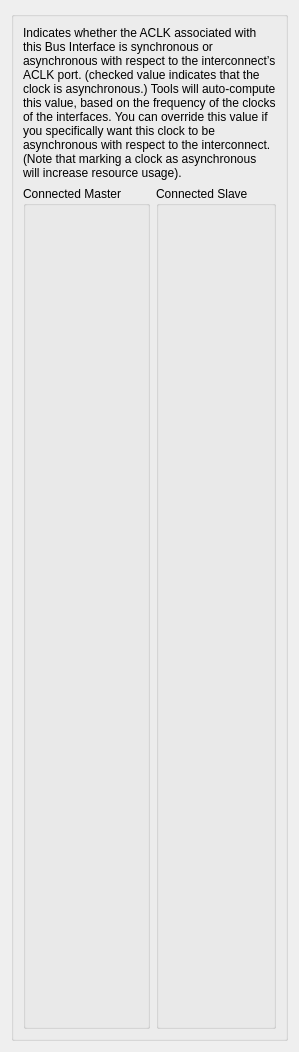
                 <widget class="QWidget" name="scrollAreaWidgetContents">
                  <property name="geometry">
                   <rect>
                    <x>0</x>
                    <y>0</y>
                    <width>280</width>
                    <height>1052</height>
                   </rect>
                  </property>
                  <layout class="QHBoxLayout" name="horizontalLayout_5">
                   <item>
                    <widget class="QGroupBox" name="groupBox_31">
                     <property name="title">
                      <string/>
                     </property>
                     <property name="checkable">
                      <bool>false</bool>
                     </property>
                     <property name="checked">
                      <bool>false</bool>
                     </property>
                     <layout class="QVBoxLayout" name="verticalLayout_9">
                      <item>
                       <widget class="QLabel" name="label_2">
                        <property name="text">
                         <string>Indicates whether the ACLK associated with this Bus Interface is synchronous or asynchronous with respect to the interconnect’s ACLK port. (checked value indicates that the clock is asynchronous.) Tools will auto-compute this value, based on the frequency of the clocks of the interfaces. You can override this value if you specifically want this clock to be asynchronous with respect to the interconnect. (Note that marking a clock as asynchronous will increase resource usage).</string>
                        </property>
                        <property name="wordWrap">
                         <bool>true</bool>
                        </property>
                       </widget>
                      </item>
                      <item>
                       <layout class="QHBoxLayout" name="horizontalLayout_9">
                        <item>
                         <widget class="QGroupBox" name="groupBoxACLKASYNCMaster">
                          <property name="enabled">
                           <bool>true</bool>
                          </property>
                          <property name="sizePolicy">
                           <sizepolicy hsizetype="Minimum" vsizetype="Minimum">
                            <horstretch>0</horstretch>
                            <verstretch>0</verstretch>
                           </sizepolicy>
                          </property>
                          <property name="minimumSize">
                           <size>
                            <width>0</width>
                            <height>0</height>
                           </size>
                          </property>
                          <property name="title">
                           <string>Connected Master</string>
                          </property>
                          <property name="checkable">
                           <bool>false</bool>
                          </property>
                          <property name="checked">
                           <bool>false</bool>
                          </property>
                          <layout class="QVBoxLayout" name="verticalLayout_3">
                           <item>
                            <widget class="MdtGui::LabeledCheckbox" name="C_M_AXI_IS_ACLK_ASYNC_1">
                             <property name="enabled">
                              <bool>true</bool>
                             </property>
                             <property name="minimumSize">
                              <size>
                               <width>0</width>
                               <height>36</height>
                              </size>
                             </property>
                             <property name="Hidden">
                              <bool>true</bool>
                             </property>
                             <property name="ToggleButton" stdset="0">
                              <bool>false</bool>
                             </property>
                            </widget>
                           </item>
                           <item>
                            <widget class="MdtGui::LabeledCheckbox" name="C_M_AXI_IS_ACLK_ASYNC_2">
                             <property name="enabled">
                              <bool>true</bool>
                             </property>
                             <property name="minimumSize">
                              <size>
                               <width>0</width>
                               <height>36</height>
                              </size>
                             </property>
                             <property name="Hidden">
                              <bool>true</bool>
                             </property>
                             <property name="ToggleButton" stdset="0">
                              <bool>false</bool>
                             </property>
                            </widget>
                           </item>
                           <item>
                            <widget class="MdtGui::LabeledCheckbox" name="C_M_AXI_IS_ACLK_ASYNC_3">
                             <property name="enabled">
                              <bool>true</bool>
                             </property>
                             <property name="minimumSize">
                              <size>
                               <width>0</width>
                               <height>36</height>
                              </size>
                             </property>
                             <property name="Hidden">
                              <bool>true</bool>
                             </property>
                             <property name="ToggleButton" stdset="0">
                              <bool>false</bool>
                             </property>
                            </widget>
                           </item>
                           <item>
                            <widget class="MdtGui::LabeledCheckbox" name="C_M_AXI_IS_ACLK_ASYNC_4">
                             <property name="enabled">
                              <bool>true</bool>
                             </property>
                             <property name="minimumSize">
                              <size>
                               <width>0</width>
                               <height>36</height>
                              </size>
                             </property>
                             <property name="Hidden">
                              <bool>true</bool>
                             </property>
                             <property name="ToggleButton" stdset="0">
                              <bool>false</bool>
                             </property>
                            </widget>
                           </item>
                           <item>
                            <widget class="MdtGui::LabeledCheckbox" name="C_M_AXI_IS_ACLK_ASYNC_5">
                             <property name="enabled">
                              <bool>true</bool>
                             </property>
                             <property name="minimumSize">
                              <size>
                               <width>0</width>
                               <height>36</height>
                              </size>
                             </property>
                             <property name="Hidden">
                              <bool>true</bool>
                             </property>
                             <property name="ToggleButton" stdset="0">
                              <bool>false</bool>
                             </property>
                            </widget>
                           </item>
                           <item>
                            <widget class="MdtGui::LabeledCheckbox" name="C_M_AXI_IS_ACLK_ASYNC_6">
                             <property name="enabled">
                              <bool>true</bool>
                             </property>
                             <property name="minimumSize">
                              <size>
                               <width>0</width>
                               <height>36</height>
                              </size>
                             </property>
                             <property name="Hidden">
                              <bool>true</bool>
                             </property>
                             <property name="ToggleButton" stdset="0">
                              <bool>false</bool>
                             </property>
                            </widget>
                           </item>
                           <item>
                            <widget class="MdtGui::LabeledCheckbox" name="C_M_AXI_IS_ACLK_ASYNC_7">
                             <property name="enabled">
                              <bool>true</bool>
                             </property>
                             <property name="minimumSize">
                              <size>
                               <width>0</width>
                               <height>36</height>
                              </size>
                             </property>
                             <property name="Hidden">
                              <bool>true</bool>
                             </property>
                             <property name="ToggleButton" stdset="0">
                              <bool>false</bool>
                             </property>
                            </widget>
                           </item>
                           <item>
                            <widget class="MdtGui::LabeledCheckbox" name="C_M_AXI_IS_ACLK_ASYNC_8">
                             <property name="enabled">
                              <bool>true</bool>
                             </property>
                             <property name="minimumSize">
                              <size>
                               <width>0</width>
                               <height>36</height>
                              </size>
                             </property>
                             <property name="Hidden">
                              <bool>true</bool>
                             </property>
                             <property name="ToggleButton" stdset="0">
                              <bool>false</bool>
                             </property>
                            </widget>
                           </item>
                           <item>
                            <widget class="MdtGui::LabeledCheckbox" name="C_M_AXI_IS_ACLK_ASYNC_9">
                             <property name="enabled">
                              <bool>true</bool>
                             </property>
                             <property name="minimumSize">
                              <size>
                               <width>0</width>
                               <height>36</height>
                              </size>
                             </property>
                             <property name="Hidden">
                              <bool>true</bool>
                             </property>
                             <property name="ToggleButton" stdset="0">
                              <bool>false</bool>
                             </property>
                            </widget>
                           </item>
                           <item>
                            <widget class="MdtGui::LabeledCheckbox" name="C_M_AXI_IS_ACLK_ASYNC_10">
                             <property name="enabled">
                              <bool>true</bool>
                             </property>
                             <property name="minimumSize">
                              <size>
                               <width>0</width>
                               <height>36</height>
                              </size>
                             </property>
                             <property name="Hidden">
                              <bool>true</bool>
                             </property>
                             <property name="ToggleButton" stdset="0">
                              <bool>false</bool>
                             </property>
                            </widget>
                           </item>
                           <item>
                            <widget class="MdtGui::LabeledCheckbox" name="C_M_AXI_IS_ACLK_ASYNC_11">
                             <property name="enabled">
                              <bool>true</bool>
                             </property>
                             <property name="minimumSize">
                              <size>
                               <width>0</width>
                               <height>36</height>
                              </size>
                             </property>
                             <property name="Hidden">
                              <bool>true</bool>
                             </property>
                             <property name="ToggleButton" stdset="0">
                              <bool>false</bool>
                             </property>
                            </widget>
                           </item>
                           <item>
                            <widget class="MdtGui::LabeledCheckbox" name="C_M_AXI_IS_ACLK_ASYNC_12">
                             <property name="enabled">
                              <bool>true</bool>
                             </property>
                             <property name="minimumSize">
                              <size>
                               <width>0</width>
                               <height>36</height>
                              </size>
                             </property>
                             <property name="Hidden">
                              <bool>true</bool>
                             </property>
                             <property name="ToggleButton" stdset="0">
                              <bool>false</bool>
                             </property>
                            </widget>
                           </item>
                           <item>
                            <widget class="MdtGui::LabeledCheckbox" name="C_M_AXI_IS_ACLK_ASYNC_13">
                             <property name="enabled">
                              <bool>true</bool>
                             </property>
                             <property name="minimumSize">
                              <size>
                               <width>0</width>
                               <height>36</height>
                              </size>
                             </property>
                             <property name="Hidden">
                              <bool>true</bool>
                             </property>
                             <property name="ToggleButton" stdset="0">
                              <bool>false</bool>
                             </property>
                            </widget>
                           </item>
                           <item>
                            <widget class="MdtGui::LabeledCheckbox" name="C_M_AXI_IS_ACLK_ASYNC_14">
                             <property name="enabled">
                              <bool>true</bool>
                             </property>
                             <property name="minimumSize">
                              <size>
                               <width>0</width>
                               <height>36</height>
                              </size>
                             </property>
                             <property name="Hidden">
                              <bool>true</bool>
                             </property>
                             <property name="ToggleButton" stdset="0">
                              <bool>false</bool>
                             </property>
                            </widget>
                           </item>
                           <item>
                            <widget class="MdtGui::LabeledCheckbox" name="C_M_AXI_IS_ACLK_ASYNC_15">
                             <property name="enabled">
                              <bool>true</bool>
                             </property>
                             <property name="minimumSize">
                              <size>
                               <width>0</width>
                               <height>36</height>
                              </size>
                             </property>
                             <property name="Hidden">
                              <bool>true</bool>
                             </property>
                             <property name="ToggleButton" stdset="0">
                              <bool>false</bool>
                             </property>
                            </widget>
                           </item>
                           <item>
                            <widget class="MdtGui::LabeledCheckbox" name="C_M_AXI_IS_ACLK_ASYNC_16">
                             <property name="enabled">
                              <bool>true</bool>
                             </property>
                             <property name="minimumSize">
                              <size>
                               <width>0</width>
                               <height>36</height>
                              </size>
                             </property>
                             <property name="Hidden">
                              <bool>true</bool>
                             </property>
                             <property name="ToggleButton" stdset="0">
                              <bool>false</bool>
                             </property>
                            </widget>
                           </item>
                           <item>
                            <spacer name="verticalSpacer_4">
                             <property name="orientation">
                              <enum>Qt::Vertical</enum>
                             </property>
                             <property name="sizeHint" stdset="0">
                              <size>
                               <width>20</width>
                               <height>62</height>
                              </size>
                             </property>
                            </spacer>
                           </item>
                          </layout>
                         </widget>
                        </item>
                        <item>
                         <widget class="QGroupBox" name="groupBoxACLKASYNCSlave">
                          <property name="enabled">
                           <bool>true</bool>
                          </property>
                          <property name="sizePolicy">
                           <sizepolicy hsizetype="Minimum" vsizetype="Minimum">
                            <horstretch>0</horstretch>
                            <verstretch>0</verstretch>
                           </sizepolicy>
                          </property>
                          <property name="minimumSize">
                           <size>
                            <width>0</width>
                            <height>0</height>
                           </size>
                          </property>
                          <property name="title">
                           <string>Connected Slave</string>
                          </property>
                          <property name="checkable">
                           <bool>false</bool>
                          </property>
                          <property name="checked">
                           <bool>false</bool>
                          </property>
                          <layout class="QVBoxLayout" name="verticalLayout_4">
                           <item>
                            <widget class="MdtGui::LabeledCheckbox" name="C_S_AXI_IS_ACLK_ASYNC_1">
                             <property name="enabled">
                              <bool>true</bool>
                             </property>
                             <property name="minimumSize">
                              <size>
                               <width>0</width>
                               <height>36</height>
                              </size>
                             </property>
                             <property name="Hidden">
                              <bool>true</bool>
                             </property>
                             <property name="ToggleButton" stdset="0">
                              <bool>false</bool>
                             </property>
                            </widget>
                           </item>
                           <item>
                            <widget class="MdtGui::LabeledCheckbox" name="C_S_AXI_IS_ACLK_ASYNC_2">
                             <property name="enabled">
                              <bool>true</bool>
                             </property>
                             <property name="minimumSize">
                              <size>
                               <width>0</width>
                               <height>36</height>
                              </size>
                             </property>
                             <property name="Hidden">
                              <bool>true</bool>
                             </property>
                             <property name="ToggleButton" stdset="0">
                              <bool>false</bool>
                             </property>
                            </widget>
                           </item>
                           <item>
                            <widget class="MdtGui::LabeledCheckbox" name="C_S_AXI_IS_ACLK_ASYNC_3">
                             <property name="enabled">
                              <bool>true</bool>
                             </property>
                             <property name="minimumSize">
                              <size>
                               <width>0</width>
                               <height>36</height>
                              </size>
                             </property>
                             <property name="Hidden">
                              <bool>true</bool>
                             </property>
                             <property name="ToggleButton" stdset="0">
                              <bool>false</bool>
                             </property>
                            </widget>
                           </item>
                           <item>
                            <widget class="MdtGui::LabeledCheckbox" name="C_S_AXI_IS_ACLK_ASYNC_4">
                             <property name="enabled">
                              <bool>true</bool>
                             </property>
                             <property name="minimumSize">
                              <size>
                               <width>0</width>
                               <height>36</height>
                              </size>
                             </property>
                             <property name="Hidden">
                              <bool>true</bool>
                             </property>
                             <property name="ToggleButton" stdset="0">
                              <bool>false</bool>
                             </property>
                            </widget>
                           </item>
                           <item>
                            <widget class="MdtGui::LabeledCheckbox" name="C_S_AXI_IS_ACLK_ASYNC_5">
                             <property name="enabled">
                              <bool>true</bool>
                             </property>
                             <property name="minimumSize">
                              <size>
                               <width>0</width>
                               <height>36</height>
                              </size>
                             </property>
                             <property name="Hidden">
                              <bool>true</bool>
                             </property>
                             <property name="ToggleButton" stdset="0">
                              <bool>false</bool>
                             </property>
                            </widget>
                           </item>
                           <item>
                            <widget class="MdtGui::LabeledCheckbox" name="C_S_AXI_IS_ACLK_ASYNC_6">
                             <property name="enabled">
                              <bool>true</bool>
                             </property>
                             <property name="minimumSize">
                              <size>
                               <width>0</width>
                               <height>36</height>
                              </size>
                             </property>
                             <property name="Hidden">
                              <bool>true</bool>
                             </property>
                             <property name="ToggleButton" stdset="0">
                              <bool>false</bool>
                             </property>
                            </widget>
                           </item>
                           <item>
                            <widget class="MdtGui::LabeledCheckbox" name="C_S_AXI_IS_ACLK_ASYNC_7">
                             <property name="enabled">
                              <bool>true</bool>
                             </property>
                             <property name="minimumSize">
                              <size>
                               <width>0</width>
                               <height>36</height>
                              </size>
                             </property>
                             <property name="Hidden">
                              <bool>true</bool>
                             </property>
                             <property name="ToggleButton" stdset="0">
                              <bool>false</bool>
                             </property>
                            </widget>
                           </item>
                           <item>
                            <widget class="MdtGui::LabeledCheckbox" name="C_S_AXI_IS_ACLK_ASYNC_8">
                             <property name="enabled">
                              <bool>true</bool>
                             </property>
                             <property name="minimumSize">
                              <size>
                               <width>0</width>
                               <height>36</height>
                              </size>
                             </property>
                             <property name="Hidden">
                              <bool>true</bool>
                             </property>
                             <property name="ToggleButton" stdset="0">
                              <bool>false</bool>
                             </property>
                            </widget>
                           </item>
                           <item>
                            <widget class="MdtGui::LabeledCheckbox" name="C_S_AXI_IS_ACLK_ASYNC_9">
                             <property name="enabled">
                              <bool>true</bool>
                             </property>
                             <property name="minimumSize">
                              <size>
                               <width>0</width>
                               <height>36</height>
                              </size>
                             </property>
                             <property name="Hidden">
                              <bool>true</bool>
                             </property>
                             <property name="ToggleButton" stdset="0">
                              <bool>false</bool>
                             </property>
                            </widget>
                           </item>
                           <item>
                            <widget class="MdtGui::LabeledCheckbox" name="C_S_AXI_IS_ACLK_ASYNC_10">
                             <property name="enabled">
                              <bool>true</bool>
                             </property>
                             <property name="minimumSize">
                              <size>
                               <width>0</width>
                               <height>36</height>
                              </size>
                             </property>
                             <property name="Hidden">
                              <bool>true</bool>
                             </property>
                             <property name="ToggleButton" stdset="0">
                              <bool>false</bool>
                             </property>
                            </widget>
                           </item>
                           <item>
                            <widget class="MdtGui::LabeledCheckbox" name="C_S_AXI_IS_ACLK_ASYNC_11">
                             <property name="enabled">
                              <bool>true</bool>
                             </property>
                             <property name="minimumSize">
                              <size>
                               <width>0</width>
                               <height>36</height>
                              </size>
                             </property>
                             <property name="Hidden">
                              <bool>true</bool>
                             </property>
                             <property name="ToggleButton" stdset="0">
                              <bool>false</bool>
                             </property>
                            </widget>
                           </item>
                           <item>
                            <widget class="MdtGui::LabeledCheckbox" name="C_S_AXI_IS_ACLK_ASYNC_12">
                             <property name="enabled">
                              <bool>true</bool>
                             </property>
                             <property name="minimumSize">
                              <size>
                               <width>0</width>
                               <height>36</height>
                              </size>
                             </property>
                             <property name="Hidden">
                              <bool>true</bool>
                             </property>
                             <property name="ToggleButton" stdset="0">
                              <bool>false</bool>
                             </property>
                            </widget>
                           </item>
                           <item>
                            <widget class="MdtGui::LabeledCheckbox" name="C_S_AXI_IS_ACLK_ASYNC_13">
                             <property name="enabled">
                              <bool>true</bool>
                             </property>
                             <property name="minimumSize">
                              <size>
                               <width>0</width>
                               <height>36</height>
                              </size>
                             </property>
                             <property name="Hidden">
                              <bool>true</bool>
                             </property>
                             <property name="ToggleButton" stdset="0">
                              <bool>false</bool>
                             </property>
                            </widget>
                           </item>
                           <item>
                            <widget class="MdtGui::LabeledCheckbox" name="C_S_AXI_IS_ACLK_ASYNC_14">
                             <property name="enabled">
                              <bool>true</bool>
                             </property>
                             <property name="minimumSize">
                              <size>
                               <width>0</width>
                               <height>36</height>
                              </size>
                             </property>
                             <property name="Hidden">
                              <bool>true</bool>
                             </property>
                             <property name="ToggleButton" stdset="0">
                              <bool>false</bool>
                             </property>
                            </widget>
                           </item>
                           <item>
                            <widget class="MdtGui::LabeledCheckbox" name="C_S_AXI_IS_ACLK_ASYNC_15">
                             <property name="enabled">
                              <bool>true</bool>
                             </property>
                             <property name="minimumSize">
                              <size>
                               <width>0</width>
                               <height>36</height>
                              </size>
                             </property>
                             <property name="Hidden">
                              <bool>true</bool>
                             </property>
                             <property name="ToggleButton" stdset="0">
                              <bool>false</bool>
                             </property>
                            </widget>
                           </item>
                           <item>
                            <widget class="MdtGui::LabeledCheckbox" name="C_S_AXI_IS_ACLK_ASYNC_16">
                             <property name="enabled">
                              <bool>true</bool>
                             </property>
                             <property name="minimumSize">
                              <size>
                               <width>0</width>
                               <height>36</height>
                              </size>
                             </property>
                             <property name="Hidden">
                              <bool>true</bool>
                             </property>
                             <property name="ToggleButton" stdset="0">
                              <bool>false</bool>
                             </property>
                            </widget>
                           </item>
                           <item>
                            <spacer name="verticalSpacer_5">
                             <property name="orientation">
                              <enum>Qt::Vertical</enum>
                             </property>
                             <property name="sizeHint" stdset="0">
                              <size>
                               <width>20</width>
                               <height>62</height>
                              </size>
                             </property>
                            </spacer>
                           </item>
                          </layout>
                         </widget>
                        </item>
                       </layout>
                      </item>
                     </layout>
                    </widget>
                   </item>
                  </layout>
                 </widget>
